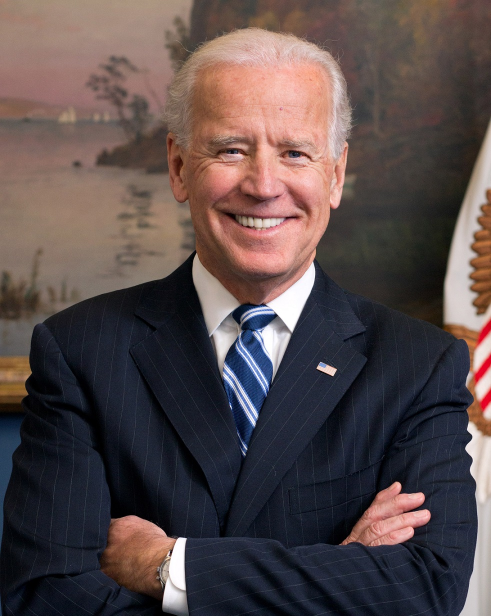
#> input picture faces/Biden-0.jpg, 982 x 1231 px (shown at 1/2 size); its folder holds 4 pictures in this run
$ python image_resizer.py   (older library calls are emulated)
#> lines starting #> are read from the running program, lines starting #| are printed output that depends on the picture
"""
Quick took to resize the images in faces to 200x200px
"""
from PIL import Image
import os, sys

path = "faces/"
dirs = os.listdir(path)

def resize():
    for item in dirs:
        if os.path.isfile(path+item):
            im = Image.open(path+item)
#> im is the input picture: PIL image 982x1231 RGB; mean R, G, B 87.5, 74.4, 74.4
            f, e = os.path.splitext(path+item)
            imResize = im.resize((200,200), Image.ANTIALIAS)
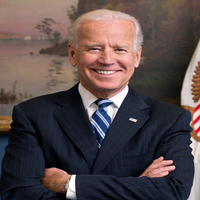
#> imResize: PIL image 200x200 RGB; mean R, G, B 87.5, 74.4, 74.3
            imResize.save(f + '.jpg', 'JPEG', quality=90)
#> pass 2 of the loop in resize, `for item in dirs:`:
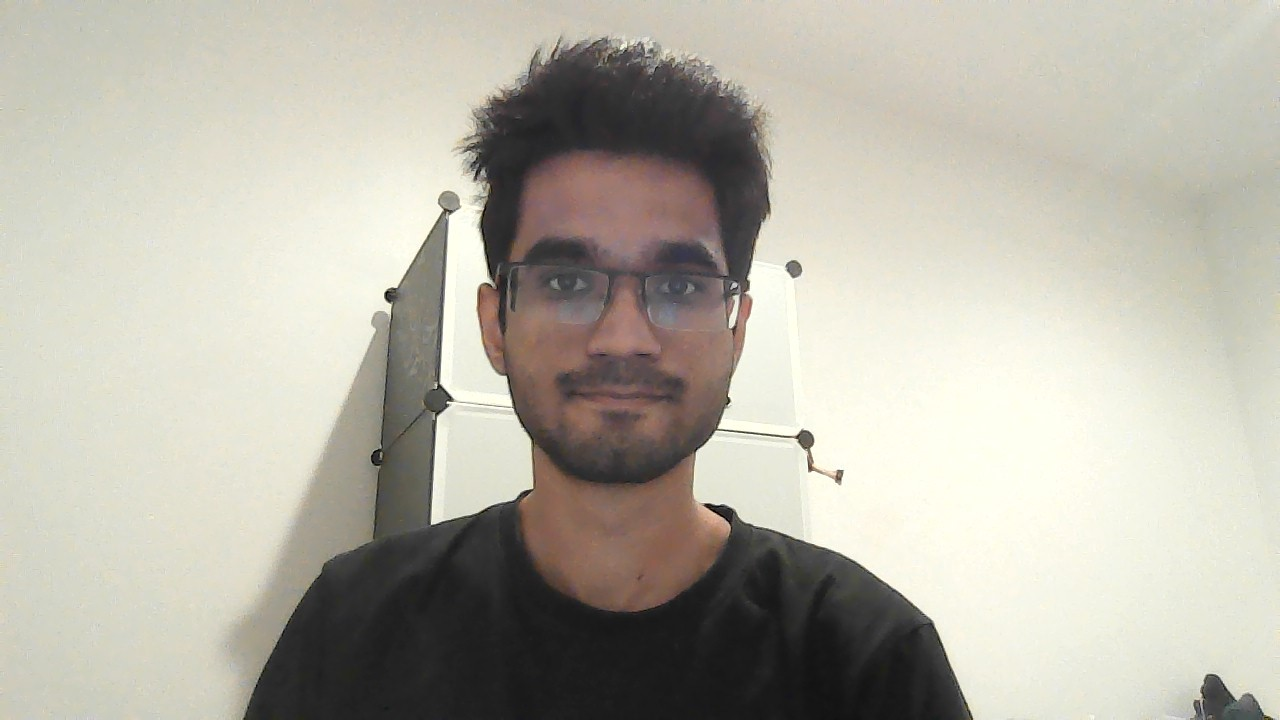
#> input picture faces/Deep-0.jpg, 1280 x 720 px
#> in resize, im is the input picture: PIL image 1280x720 RGB; mean R, G, B 182.1, 178.5, 166.9
#> in resize, `imResize = im.resize((200,200), Image.ANTIALIAS)`:
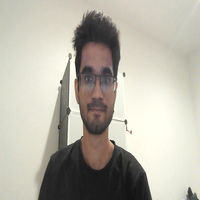
#> imResize: PIL image 200x200 RGB; mean R, G, B 182.1, 178.5, 166.9
#> pass 3 of the loop in resize, `for item in dirs:`:
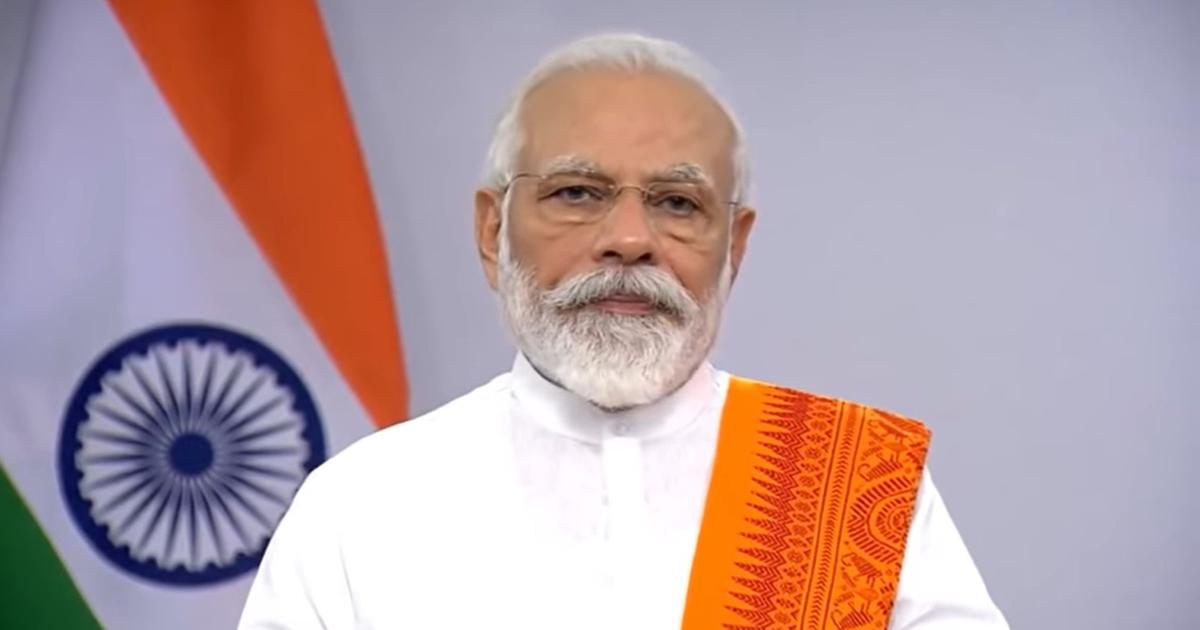
#> input picture faces/Modi-0.jpg, 1200 x 630 px
#> in resize, im is the input picture: PIL image 1200x630 RGB; mean R, G, B 183, 160.3, 164.8
#> in resize, `imResize = im.resize((200,200), Image.ANTIALIAS)`:
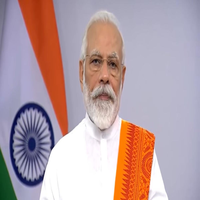
#> imResize: PIL image 200x200 RGB; mean R, G, B 183, 160.3, 164.8
#> the loop made 4 passes; the first 3 are shown

resize()
